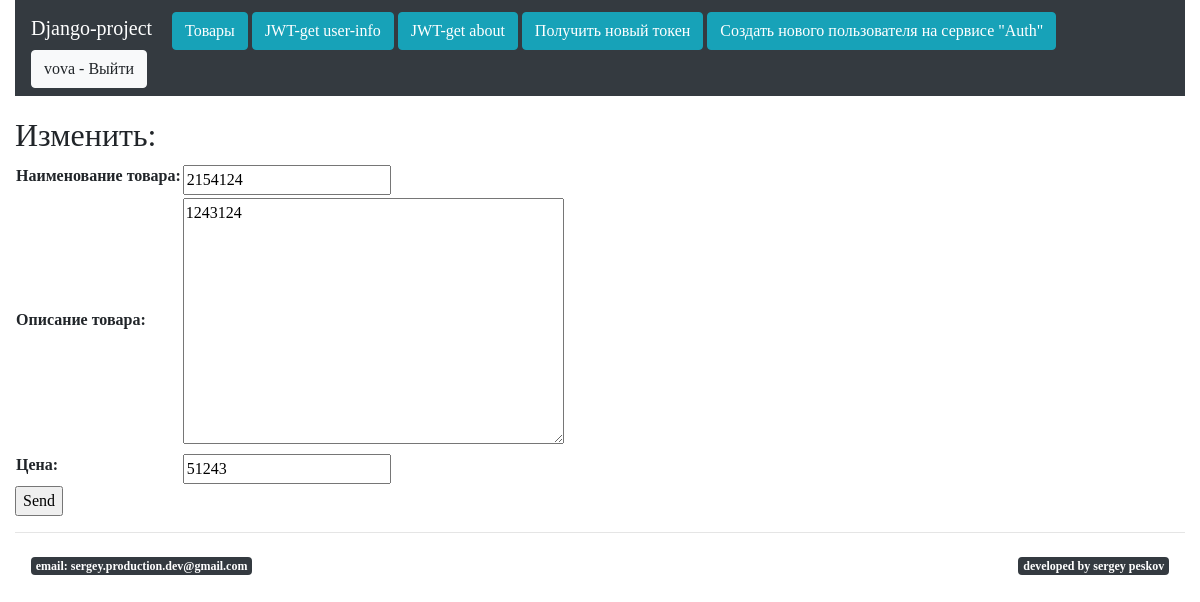
/product/update/4/ (signed in), run on an earlier commit of the app's database.
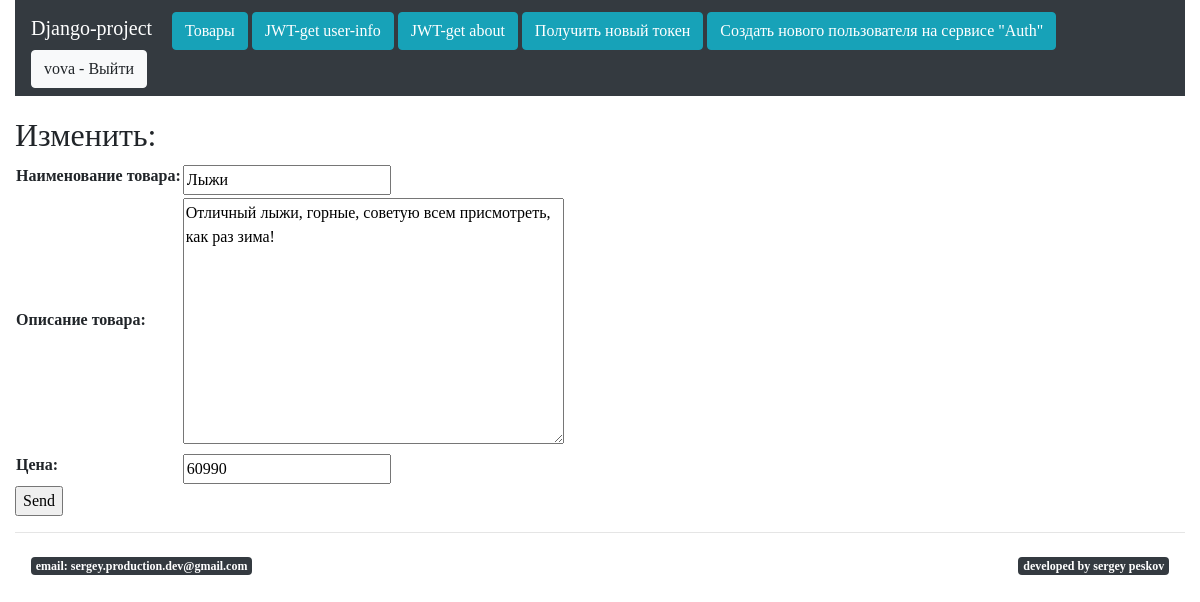
And on a later commit of the database.
### firstapp/models.py (models this page shows)
class Product(models.Model):
    user = models.ForeignKey(
            settings.AUTH_USER_MODEL,
            on_delete=models.CASCADE)
    name = models.CharField(max_length=20)
    description = models.CharField(max_length=300)
    price = models.IntegerField()

### firstapp/views.py (the view)
# urls.py: path('update/<int:id>/', views.update),
def update(request, id):
    if not request.user.is_authenticated:
        return HttpResponse("<h2>Необходимо войти в\
аккаунт для изменения товара</h2>")
    try:
        product = Product.objects.get(id=id)
        if request.user.id != product.user_id:
            return HttpResponse("<h2>Вы не можете изменить не свой товар</h2>")
        if request.method == "POST":
            productForm = ProductForm(request.POST)
            if productForm.is_valid():
                product.name = productForm.cleaned_data["name"]
                product.description = productForm.cleaned_data["description"]
                product.price = productForm.cleaned_data["price"]
                product.save(update_fields=["name", "description", "price"])
                return HttpResponseRedirect("/product/")
            else:
                return render(
                        request,
                        "firstapp/updateUser.html",
                        {"form": productForm})
        else:
            productForm = ProductForm(initial={
                "name": product.name,
                "description": product.description,
                "price": product.price
            })
            return render(
                    request, "firstapp/updateUser.html", {"form": productForm})
    except Product.DoesNotExist:
        return HttpResponseNotFound(f"<h2>Продукт {id} не найден</h2>")

### firstapp/forms.py
class ProductForm(forms.Form):
    name = forms.CharField(
        label="Наименование товара",
        max_length=30,
        error_messages={
            "max_length":
            "Наименование товара не должно превышать 30 символов"
        })
    description = forms.CharField(
        label="Описание товара",
        max_length=300,
        widget=forms.Textarea,
        error_messages={
            "max_length":
            "Описание товара не должно превышать 30 символов"
        })
    price = forms.IntegerField(
        label="Цена",
        min_value=0,
        error_messages={
            "min_value": "Цена не может быть отрицательной",
        })

### templates/firstapp/updateUser.html (shortened to what this page needs)
{% extends "layouts/base.html" %}
{% block content %}
<h2>Изменить:</h2>
<form method="POST">
    <table>
        {{ form }}
    </table>
    <input type="submit" value="Send" >
</form>
{% endblock content %}

What changed in the data, as far as the page shows it:
changed Product: name "2154124" → "Лыжи"; description "1243124" → "Отличный лыжи, горные, советую всем присмотреть, как раз зима!"; price "51243" → "60990"
